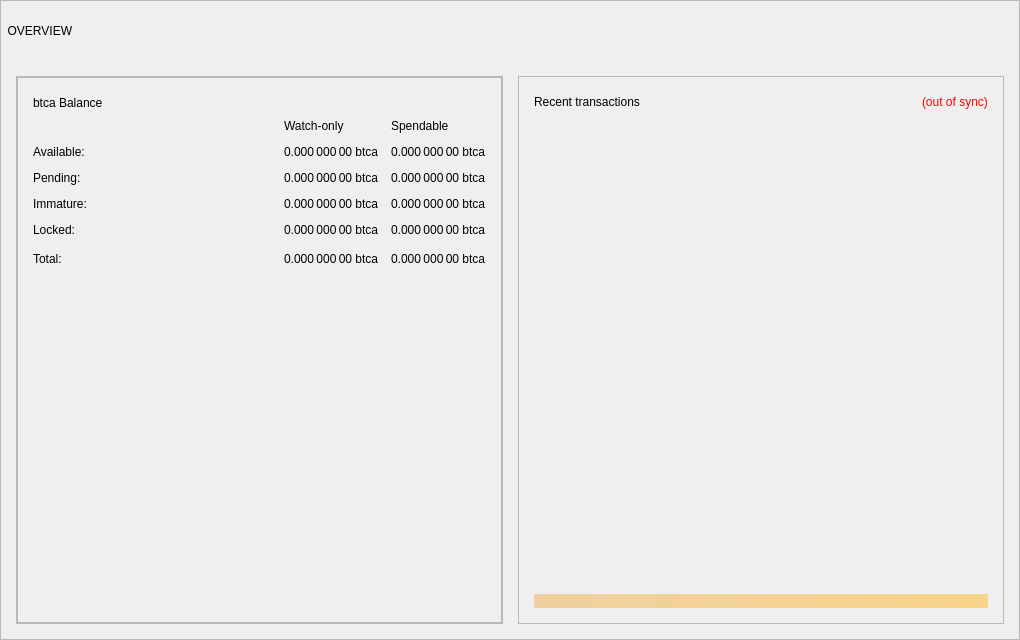
<?xml version="1.0" encoding="UTF-8"?>
<ui version="4.0">
 <class>OverviewPage</class>
 <widget class="QWidget" name="OverviewPage">
  <property name="geometry">
   <rect>
    <x>0</x>
    <y>0</y>
    <width>1020</width>
    <height>640</height>
   </rect>
  </property>
  <property name="minimumSize">
   <size>
    <width>900</width>
    <height>640</height>
   </size>
  </property>
  <property name="windowTitle">
   <string>Form</string>
  </property>
  <property name="styleSheet">
   <string notr="true"/>
  </property>
  <layout class="QVBoxLayout" name="topLayout" stretch="1">
   <property name="leftMargin">
    <number>0</number>
   </property>
   <property name="topMargin">
    <number>0</number>
   </property>
   <property name="rightMargin">
    <number>0</number>
   </property>
   <property name="bottomMargin">
    <number>0</number>
   </property>
   <item>
    <widget class="QFrame" name="frame_BG">
     <property name="minimumSize">
      <size>
       <width>400</width>
       <height>610</height>
      </size>
     </property>
     <property name="maximumSize">
      <size>
       <width>16777215</width>
       <height>16777215</height>
      </size>
     </property>
     <property name="frameShape">
      <enum>QFrame::StyledPanel</enum>
     </property>
     <property name="frameShadow">
      <enum>QFrame::Raised</enum>
     </property>
     <layout class="QVBoxLayout" name="verticalLayout_3" stretch="0">
      <property name="leftMargin">
       <number>0</number>
      </property>
      <property name="topMargin">
       <number>0</number>
      </property>
      <property name="rightMargin">
       <number>0</number>
      </property>
      <property name="bottomMargin">
       <number>6</number>
      </property>
      <item>
       <layout class="QVBoxLayout" name="verticalLayout_Master" stretch="0,1">
        <property name="leftMargin">
         <number>0</number>
        </property>
        <property name="topMargin">
         <number>0</number>
        </property>
        <property name="rightMargin">
         <number>0</number>
        </property>
        <property name="bottomMargin">
         <number>0</number>
        </property>
        <item>
         <widget class="QFrame" name="frame_Header">
          <layout class="QVBoxLayout" name="verticalLayout_Header" stretch="0">
           <property name="leftMargin">
            <number>0</number>
           </property>
           <property name="topMargin">
            <number>0</number>
           </property>
           <property name="rightMargin">
            <number>0</number>
           </property>
           <property name="bottomMargin">
            <number>0</number>
           </property>
           <item>
            <layout class="QHBoxLayout" name="horizontalLayout_Header" stretch="1,0,1">
             <property name="spacing">
              <number>6</number>
             </property>
             <item>
              <widget class="QLabel" name="labelOverviewHeaderLeft">
               <property name="minimumSize">
                <size>
                 <width>464</width>
                 <height>60</height>
                </size>
               </property>
               <property name="maximumSize">
                <size>
                 <width>16777215</width>
                 <height>60</height>
                </size>
               </property>
               <property name="font">
                <font/>
               </property>
               <property name="text">
                <string>  OVERVIEW</string>
               </property>
               <property name="alignment">
                <set>Qt::AlignLeading|Qt::AlignLeft|Qt::AlignVCenter</set>
               </property>
              </widget>
             </item>
             <item>
              <spacer name="horizontalSpacer_Header">
               <property name="orientation">
                <enum>Qt::Horizontal</enum>
               </property>
               <property name="sizeType">
                <enum>QSizePolicy::Expanding</enum>
               </property>
               <property name="sizeHint" stdset="0">
                <size>
                 <width>40</width>
                 <height>20</height>
                </size>
               </property>
              </spacer>
             </item>
             <item>
              <widget class="QLabel" name="labelOverviewHeaderRight">
               <property name="sizePolicy">
                <sizepolicy hsizetype="Minimum" vsizetype="Minimum">
                 <horstretch>0</horstretch>
                 <verstretch>0</verstretch>
                </sizepolicy>
               </property>
               <property name="minimumSize">
                <size>
                 <width>250</width>
                 <height>55</height>
                </size>
               </property>
               <property name="maximumSize">
                <size>
                 <width>250</width>
                 <height>55</height>
                </size>
               </property>
               <property name="font">
                <font/>
               </property>
               <property name="layoutDirection">
                <enum>Qt::RightToLeft</enum>
               </property>
               <property name="text">
                <string/>
               </property>
               <property name="alignment">
                <set>Qt::AlignRight|Qt::AlignTrailing|Qt::AlignVCenter</set>
               </property>
              </widget>
             </item>
            </layout>
           </item>
          </layout>
         </widget>
        </item>
        <item>
         <widget class="QFrame" name="frame_Content">
          <layout class="QVBoxLayout" name="verticalLayout_Content">
           <property name="leftMargin">
            <number>15</number>
           </property>
           <property name="topMargin">
            <number>9</number>
           </property>
           <property name="rightMargin">
            <number>15</number>
           </property>
           <property name="bottomMargin">
            <number>9</number>
           </property>
           <item>
            <layout class="QHBoxLayout" name="horizontalLayout_Content" stretch="1,1">
             <property name="spacing">
              <number>15</number>
             </property>
             <item>
              <layout class="QVBoxLayout" name="verticalLayout_left" stretch="1">
               <property name="spacing">
                <number>15</number>
               </property>
               <item>
                <widget class="QFrame" name="frameObfuscation">
                 <property name="minimumSize">
                  <size>
                   <width>0</width>
                   <height>0</height>
                  </size>
                 </property>
                 <property name="frameShape">
                  <enum>QFrame::StyledPanel</enum>
                 </property>
                 <property name="frameShadow">
                  <enum>QFrame::Raised</enum>
                 </property>
                 <layout class="QVBoxLayout" name="verticalLayout" stretch="0">
                  <property name="spacing">
                   <number>15</number>
                  </property>
                  <property name="leftMargin">
                   <number>0</number>
                  </property>
                  <property name="topMargin">
                   <number>0</number>
                  </property>
                  <property name="rightMargin">
                   <number>0</number>
                  </property>
                  <property name="bottomMargin">
                   <number>0</number>
                  </property>
                  <item>
                   <widget class="QFrame" name="frame_Balances">
                    <property name="autoFillBackground">
                     <bool>false</bool>
                    </property>
                    <property name="styleSheet">
                     <string notr="true">basckground-color:#fff;</string>
                    </property>
                    <property name="frameShape">
                     <enum>QFrame::StyledPanel</enum>
                    </property>
                    <property name="frameShadow">
                     <enum>QFrame::Raised</enum>
                    </property>
                    <layout class="QVBoxLayout" name="verticalLayout_4">
                     <property name="leftMargin">
                      <number>15</number>
                     </property>
                     <property name="topMargin">
                      <number>15</number>
                     </property>
                     <property name="rightMargin">
                      <number>15</number>
                     </property>
                     <property name="bottomMargin">
                      <number>15</number>
                     </property>
                     <item>
                      <layout class="QGridLayout" name="gridLayout_2">
                       <item row="0" column="1">
                        <spacer name="horizontalSpacer_3">
                         <property name="orientation">
                          <enum>Qt::Horizontal</enum>
                         </property>
                         <property name="sizeHint" stdset="0">
                          <size>
                           <width>40</width>
                           <height>20</height>
                          </size>
                         </property>
                        </spacer>
                       </item>
                       <item row="0" column="0" alignment="Qt::AlignLeft">
                        <widget class="QLabel" name="label_5">
                         <property name="minimumSize">
                          <size>
                           <width>0</width>
                           <height>20</height>
                          </size>
                         </property>
                         <property name="font">
                          <font/>
                         </property>
                         <property name="text">
                          <string>btca Balance</string>
                         </property>
                        </widget>
                       </item>
                      </layout>
                     </item>
                     <item>
                      <layout class="QGridLayout" name="gridLayout">
                       <property name="spacing">
                        <number>12</number>
                       </property>
                       <item row="3" column="0">
                        <widget class="QLabel" name="labelImmatureText">
                         <property name="text">
                          <string>Immature:</string>
                         </property>
                        </widget>
                       </item>
                       <item row="4" column="0">
                        <widget class="QLabel" name="labelLockedBalanceText">
                         <property name="toolTip">
                          <string>Locked btca or Masternode collaterals. These are excluded from zbtca minting.</string>
                         </property>
                         <property name="text">
                          <string>Locked:</string>
                         </property>
                        </widget>
                       </item>
                       <item row="5" column="0">
                        <widget class="QLabel" name="labelTotalText">
                         <property name="toolTip">
                          <string>Your current btca balance, unconfirmed and immature transactions included</string>
                         </property>
                         <property name="text">
                          <string>Total:</string>
                         </property>
                        </widget>
                       </item>
                       <item row="5" column="1">
                        <spacer name="horizontalSpacer_9">
                         <property name="orientation">
                          <enum>Qt::Horizontal</enum>
                         </property>
                         <property name="sizeHint" stdset="0">
                          <size>
                           <width>40</width>
                           <height>20</height>
                          </size>
                         </property>
                        </spacer>
                       </item>
                       <item row="1" column="0">
                        <widget class="QLabel" name="labelBalanceText">
                         <property name="text">
                          <string>Available:</string>
                         </property>
                        </widget>
                       </item>
                       <item row="2" column="0">
                        <widget class="QLabel" name="labelPendingText">
                         <property name="text">
                          <string>Pending:</string>
                         </property>
                        </widget>
                       </item>
                       <item row="0" column="3">
                        <widget class="QLabel" name="labelSpendable">
                         <property name="text">
                          <string>Spendable</string>
                         </property>
                         <property name="alignment">
                          <set>Qt::AlignLeading|Qt::AlignLeft|Qt::AlignVCenter</set>
                         </property>
                        </widget>
                       </item>
                       <item row="0" column="2">
                        <widget class="QLabel" name="labelWatchonly">
                         <property name="text">
                          <string>Watch-only</string>
                         </property>
                         <property name="alignment">
                          <set>Qt::AlignLeading|Qt::AlignLeft|Qt::AlignVCenter</set>
                         </property>
                        </widget>
                       </item>
                       <item row="1" column="2">
                        <widget class="QLabel" name="labelWatchAvailable">
                         <property name="font">
                          <font/>
                         </property>
                         <property name="cursor">
                          <cursorShape>IBeamCursor</cursorShape>
                         </property>
                         <property name="toolTip">
                          <string>Your current balance in watch-only addresses</string>
                         </property>
                         <property name="text">
                          <string notr="true">0.000 000 00 btca</string>
                         </property>
                         <property name="alignment">
                          <set>Qt::AlignLeading|Qt::AlignLeft|Qt::AlignVCenter</set>
                         </property>
                         <property name="textInteractionFlags">
                          <set>Qt::LinksAccessibleByMouse|Qt::TextSelectableByKeyboard|Qt::TextSelectableByMouse</set>
                         </property>
                        </widget>
                       </item>
                       <item row="1" column="3">
                        <widget class="QLabel" name="labelBalance">
                         <property name="font">
                          <font/>
                         </property>
                         <property name="cursor">
                          <cursorShape>IBeamCursor</cursorShape>
                         </property>
                         <property name="toolTip">
                          <string>Your current spendable balance</string>
                         </property>
                         <property name="text">
                          <string notr="true">0.000 000 00 btca</string>
                         </property>
                         <property name="alignment">
                          <set>Qt::AlignLeading|Qt::AlignLeft|Qt::AlignVCenter</set>
                         </property>
                         <property name="textInteractionFlags">
                          <set>Qt::LinksAccessibleByMouse|Qt::TextSelectableByKeyboard|Qt::TextSelectableByMouse</set>
                         </property>
                        </widget>
                       </item>
                       <item row="2" column="2">
                        <widget class="QLabel" name="labelWatchPending">
                         <property name="font">
                          <font/>
                         </property>
                         <property name="cursor">
                          <cursorShape>IBeamCursor</cursorShape>
                         </property>
                         <property name="toolTip">
                          <string>Unconfirmed transactions to watch-only addresses</string>
                         </property>
                         <property name="text">
                          <string notr="true">0.000 000 00 btca</string>
                         </property>
                         <property name="alignment">
                          <set>Qt::AlignLeading|Qt::AlignLeft|Qt::AlignVCenter</set>
                         </property>
                         <property name="textInteractionFlags">
                          <set>Qt::LinksAccessibleByMouse|Qt::TextSelectableByKeyboard|Qt::TextSelectableByMouse</set>
                         </property>
                        </widget>
                       </item>
                       <item row="2" column="3">
                        <widget class="QLabel" name="labelUnconfirmed">
                         <property name="font">
                          <font/>
                         </property>
                         <property name="cursor">
                          <cursorShape>IBeamCursor</cursorShape>
                         </property>
                         <property name="toolTip">
                          <string>Total of transactions that have yet to be confirmed, and do not yet count toward the spendable balance</string>
                         </property>
                         <property name="text">
                          <string notr="true">0.000 000 00 btca</string>
                         </property>
                         <property name="alignment">
                          <set>Qt::AlignLeading|Qt::AlignLeft|Qt::AlignVCenter</set>
                         </property>
                         <property name="textInteractionFlags">
                          <set>Qt::LinksAccessibleByMouse|Qt::TextSelectableByKeyboard|Qt::TextSelectableByMouse</set>
                         </property>
                        </widget>
                       </item>
                       <item row="3" column="2">
                        <widget class="QLabel" name="labelWatchImmature">
                         <property name="font">
                          <font/>
                         </property>
                         <property name="cursor">
                          <cursorShape>IBeamCursor</cursorShape>
                         </property>
                         <property name="toolTip">
                          <string>Staked or masternode rewards in watch-only addresses that has not yet matured</string>
                         </property>
                         <property name="text">
                          <string notr="true">0.000 000 00 btca</string>
                         </property>
                         <property name="alignment">
                          <set>Qt::AlignLeading|Qt::AlignLeft|Qt::AlignVCenter</set>
                         </property>
                         <property name="textInteractionFlags">
                          <set>Qt::LinksAccessibleByMouse|Qt::TextSelectableByKeyboard|Qt::TextSelectableByMouse</set>
                         </property>
                        </widget>
                       </item>
                       <item row="3" column="3">
                        <widget class="QLabel" name="labelImmature">
                         <property name="font">
                          <font/>
                         </property>
                         <property name="cursor">
                          <cursorShape>IBeamCursor</cursorShape>
                         </property>
                         <property name="toolTip">
                          <string>Staked or masternode rewards that has not yet matured</string>
                         </property>
                         <property name="text">
                          <string notr="true">0.000 000 00 btca</string>
                         </property>
                         <property name="alignment">
                          <set>Qt::AlignLeading|Qt::AlignLeft|Qt::AlignVCenter</set>
                         </property>
                         <property name="textInteractionFlags">
                          <set>Qt::LinksAccessibleByMouse|Qt::TextSelectableByKeyboard|Qt::TextSelectableByMouse</set>
                         </property>
                        </widget>
                       </item>
                       <item row="4" column="2">
                        <widget class="QLabel" name="labelWatchLocked">
                         <property name="font">
                          <font/>
                         </property>
                         <property name="cursor">
                          <cursorShape>IBeamCursor</cursorShape>
                         </property>
                         <property name="toolTip">
                          <string>Current locked balance in watch-only addresses</string>
                         </property>
                         <property name="text">
                          <string notr="true">0.000 000 00 btca</string>
                         </property>
                         <property name="alignment">
                          <set>Qt::AlignLeading|Qt::AlignLeft|Qt::AlignVCenter</set>
                         </property>
                         <property name="textInteractionFlags">
                          <set>Qt::LinksAccessibleByMouse|Qt::TextSelectableByKeyboard|Qt::TextSelectableByMouse</set>
                         </property>
                        </widget>
                       </item>
                       <item row="4" column="3">
                        <widget class="QLabel" name="labelLockedBalance">
                         <property name="font">
                          <font/>
                         </property>
                         <property name="cursor">
                          <cursorShape>IBeamCursor</cursorShape>
                         </property>
                         <property name="toolTip">
                          <string>Locked btca or Masternode collaterals. These are excluded from zbtca minting.</string>
                         </property>
                         <property name="text">
                          <string notr="true">0.000 000 00 btca</string>
                         </property>
                         <property name="alignment">
                          <set>Qt::AlignLeading|Qt::AlignLeft|Qt::AlignVCenter</set>
                         </property>
                         <property name="textInteractionFlags">
                          <set>Qt::LinksAccessibleByMouse|Qt::TextSelectableByKeyboard|Qt::TextSelectableByMouse</set>
                         </property>
                        </widget>
                       </item>
                       <item row="5" column="2">
                        <widget class="QLabel" name="labelWatchTotal">
                         <property name="font">
                          <font/>
                         </property>
                         <property name="cursor">
                          <cursorShape>IBeamCursor</cursorShape>
                         </property>
                         <property name="toolTip">
                          <string>Current total balance in watch-only addresses</string>
                         </property>
                         <property name="text">
                          <string notr="true">0.000 000 00 btca</string>
                         </property>
                         <property name="alignment">
                          <set>Qt::AlignLeading|Qt::AlignLeft|Qt::AlignVCenter</set>
                         </property>
                         <property name="textInteractionFlags">
                          <set>Qt::LinksAccessibleByMouse|Qt::TextSelectableByKeyboard|Qt::TextSelectableByMouse</set>
                         </property>
                        </widget>
                       </item>
                       <item row="5" column="3">
                        <widget class="QLabel" name="labelTotal">
                         <property name="font">
                          <font/>
                         </property>
                         <property name="cursor">
                          <cursorShape>IBeamCursor</cursorShape>
                         </property>
                         <property name="toolTip">
                          <string>Your current btca balance, unconfirmed and immature transactions included</string>
                         </property>
                         <property name="text">
                          <string notr="true">0.000 000 00 btca</string>
                         </property>
                         <property name="alignment">
                          <set>Qt::AlignLeading|Qt::AlignLeft|Qt::AlignVCenter</set>
                         </property>
                         <property name="textInteractionFlags">
                          <set>Qt::LinksAccessibleByMouse|Qt::TextSelectableByKeyboard|Qt::TextSelectableByMouse</set>
                         </property>
                        </widget>
                       </item>
                      </layout>
                     </item>
                     <item>
                      <spacer name="verticalSpacer_3">
                       <property name="orientation">
                        <enum>Qt::Vertical</enum>
                       </property>
                       <property name="sizeType">
                        <enum>QSizePolicy::Expanding</enum>
                       </property>
                       <property name="sizeHint" stdset="0">
                        <size>
                         <width>20</width>
                         <height>40</height>
                        </size>
                       </property>
                      </spacer>
                     </item>
                    </layout>
                   </widget>
                  </item>
                 </layout>
                </widget>
               </item>
              </layout>
             </item>
             <item>
              <layout class="QVBoxLayout" name="verticalLayout_right" stretch="0">
               <item>
                <widget class="QFrame" name="frame_RecentTransactions">
                 <property name="minimumSize">
                  <size>
                   <width>410</width>
                   <height>100</height>
                  </size>
                 </property>
                 <property name="frameShape">
                  <enum>QFrame::StyledPanel</enum>
                 </property>
                 <property name="frameShadow">
                  <enum>QFrame::Raised</enum>
                 </property>
                 <layout class="QVBoxLayout" name="verticalLayout_1" stretch="0,0,0,0">
                  <property name="leftMargin">
                   <number>15</number>
                  </property>
                  <property name="topMargin">
                   <number>15</number>
                  </property>
                  <property name="rightMargin">
                   <number>15</number>
                  </property>
                  <property name="bottomMargin">
                   <number>15</number>
                  </property>
                  <item>
                   <layout class="QHBoxLayout" name="horizontalLayout_2">
                    <item>
                     <widget class="QLabel" name="label_4">
                      <property name="minimumSize">
                       <size>
                        <width>190</width>
                        <height>20</height>
                       </size>
                      </property>
                      <property name="font">
                       <font/>
                      </property>
                      <property name="text">
                       <string>Recent transactions</string>
                      </property>
                     </widget>
                    </item>
                    <item>
                     <spacer name="horizontalSpacer">
                      <property name="orientation">
                       <enum>Qt::Horizontal</enum>
                      </property>
                      <property name="sizeHint" stdset="0">
                       <size>
                        <width>40</width>
                        <height>20</height>
                       </size>
                      </property>
                     </spacer>
                    </item>
                    <item>
                     <widget class="QLabel" name="labelTransactionsStatus">
                      <property name="cursor">
                       <cursorShape>WhatsThisCursor</cursorShape>
                      </property>
                      <property name="toolTip">
                       <string>The displayed information may be out of date. Your wallet automatically synchronizes with the btca network after a connection is established, but this process has not completed yet.</string>
                      </property>
                      <property name="styleSheet">
                       <string notr="true">QLabel { color: red; }</string>
                      </property>
                      <property name="text">
                       <string notr="true">(out of sync)</string>
                      </property>
                      <property name="alignment">
                       <set>Qt::AlignLeading|Qt::AlignLeft|Qt::AlignVCenter</set>
                      </property>
                     </widget>
                    </item>
                   </layout>
                  </item>
                  <item>
                   <widget class="QListView" name="listTransactions">
                    <property name="minimumSize">
                     <size>
                      <width>0</width>
                      <height>0</height>
                     </size>
                    </property>
                    <property name="styleSheet">
                     <string notr="true">QListView { background: transparent; }</string>
                    </property>
                    <property name="frameShape">
                     <enum>QFrame::NoFrame</enum>
                    </property>
                    <property name="verticalScrollBarPolicy">
                     <enum>Qt::ScrollBarAlwaysOff</enum>
                    </property>
                    <property name="horizontalScrollBarPolicy">
                     <enum>Qt::ScrollBarAlwaysOff</enum>
                    </property>
                    <property name="selectionMode">
                     <enum>QAbstractItemView::NoSelection</enum>
                    </property>
                   </widget>
                  </item>
                  <item>
                   <spacer name="verticalSpacer_2">
                    <property name="orientation">
                     <enum>Qt::Vertical</enum>
                    </property>
                    <property name="sizeType">
                     <enum>QSizePolicy::Expanding</enum>
                    </property>
                    <property name="sizeHint" stdset="0">
                     <size>
                      <width>20</width>
                      <height>40</height>
                     </size>
                    </property>
                   </spacer>
                  </item>
                  <item>
                   <widget class="QLabel" name="labelAlerts">
                    <property name="maximumSize">
                     <size>
                      <width>16777215</width>
                      <height>16777215</height>
                     </size>
                    </property>
                    <property name="styleSheet">
                     <string notr="true">background-color: qlineargradient(x1: 0, y1: 0, x2: 1, y2: 0, stop:0 #F0D0A0, stop:1 #F8D488); color:#000000;</string>
                    </property>
                    <property name="text">
                     <string/>
                    </property>
                    <property name="wordWrap">
                     <bool>true</bool>
                    </property>
                    <property name="margin">
                     <number>3</number>
                    </property>
                   </widget>
                  </item>
                 </layout>
                </widget>
               </item>
              </layout>
             </item>
            </layout>
           </item>
          </layout>
         </widget>
        </item>
       </layout>
      </item>
     </layout>
    </widget>
   </item>
  </layout>
 </widget>
 <resources/>
 <connections/>
</ui>
